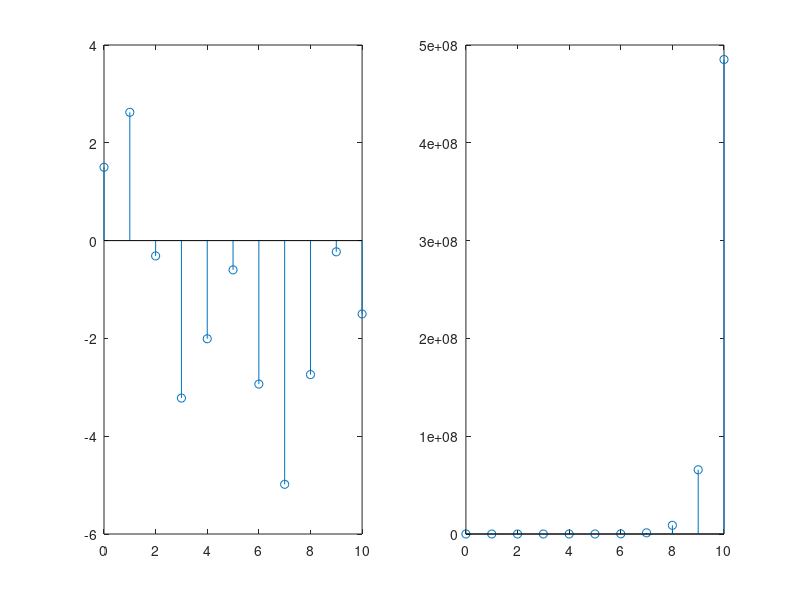

The MATLAB script that drew this image:
% sinusoidal signal
n = 0:10;
x = 3*cos(0.1*pi*n+pi/3) + 2*sin(0.5*pi*n);

% complex exponential
n = 0:10;
y = exp((2+3*i)*n);

figure(1)
subplot(121) % (행/열/위치)
stem(n, x)
subplot(122)
stem(n, abs(y))